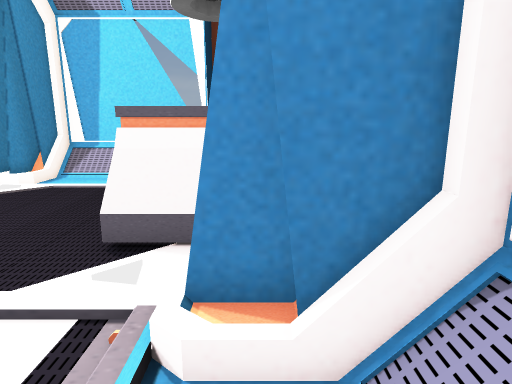
View 1 (above)

17 first-person views from a walk through a 3-D level made in the Unity game engine. The camera is 1.2 m above the floor, tilts 12° down and sees 75° across. Doors are open. The floor is counted in squares, 0.45 m on a side. Each view is taken from the middle of a square. On the plan, view 1 faces up. The plan holds only what a view shows up to about 20 squares ahead; the rest is blank. The place goes on beyond the plan. The player character is not drawn. Some surface patterns are stand-ins.

View 2
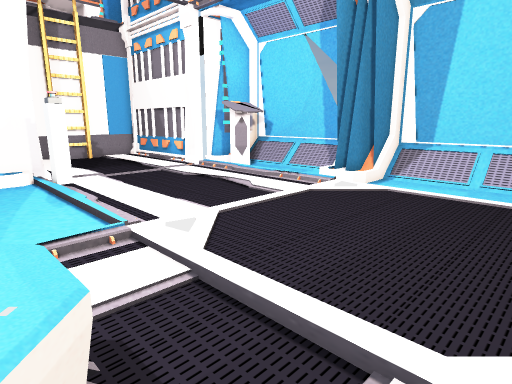

View 3
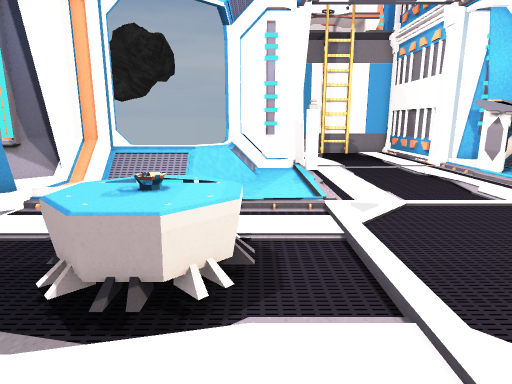

View 4
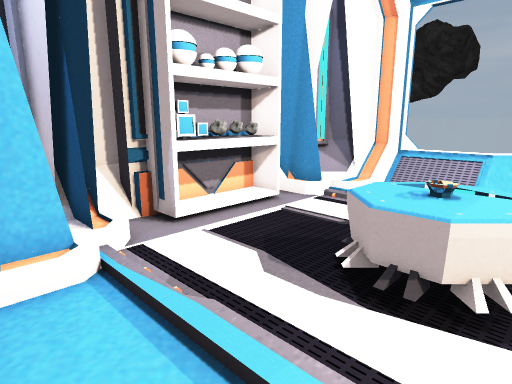

View 5
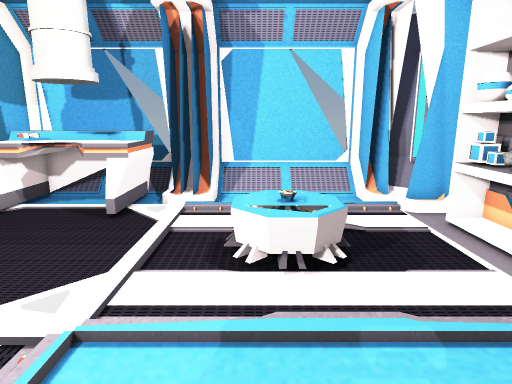

View 6
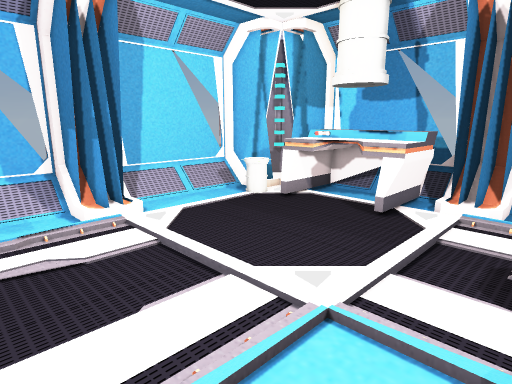

View 7
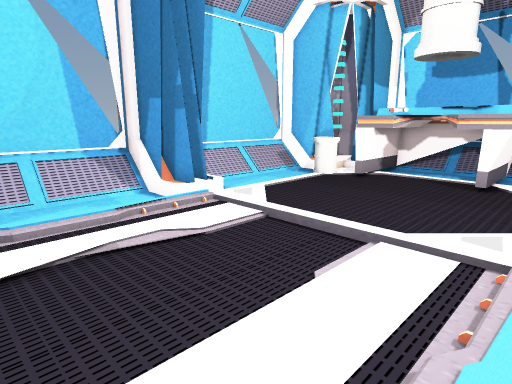

View 8
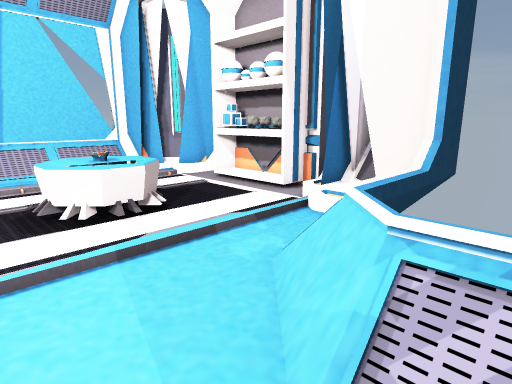

View 9
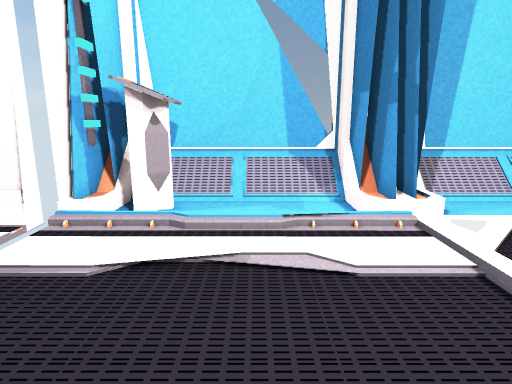

View 10
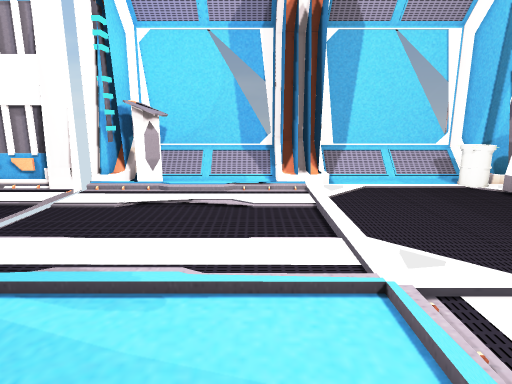

View 11
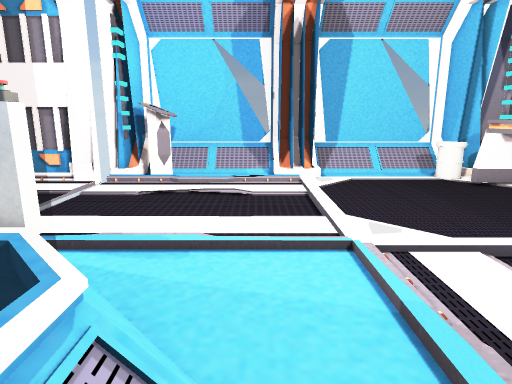

View 12
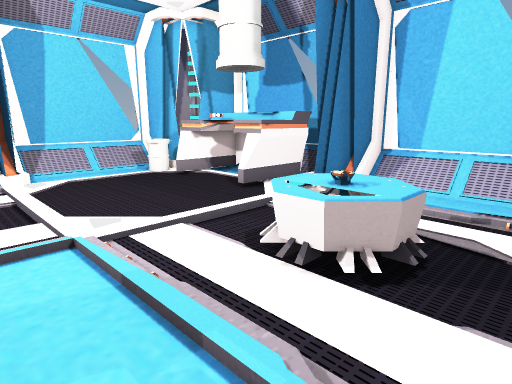

View 13
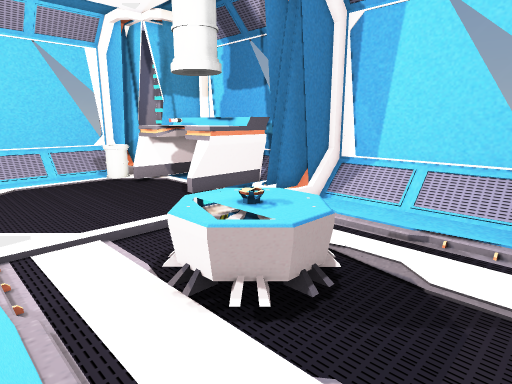

View 14
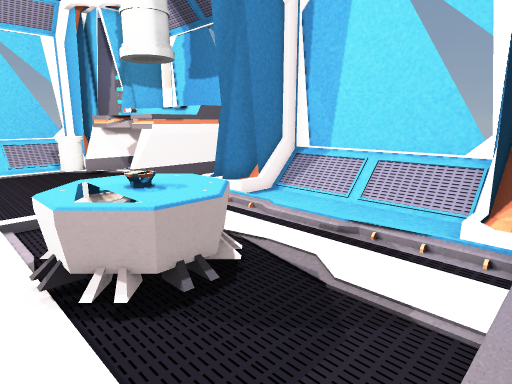

View 15
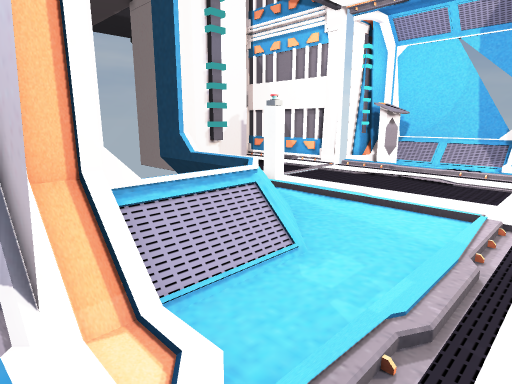

View 16
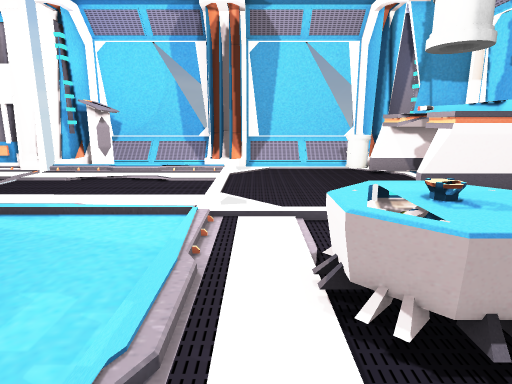

View 17
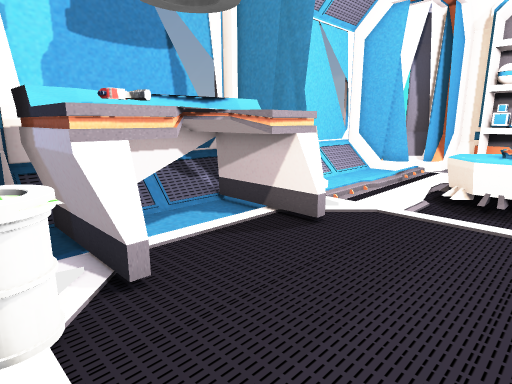

### Floor plan
Key: @ floor where view 1 was taken; # wall or solid block; . main floor; : floor 0.25 m higher than the main floor; / step, stairs or slope; D open door; = window, fence, low wall or low ledge; C console; P projector; S shelf; I pistol; B bin; O other object.
Columns run from 21 left of view 1 to 2 right of it. Each row starts with its distance up from view 1.
 17  ######### #########
 16  #CC ////###///////#
 15 ##CCC....###.......##
 14 DDCCC....///.....BB###
 13 DD...............BB. ###
 12 DD................OOOOO#
 11 DD................OOIOO#
 10 DD......../........OOOO#
  9 DD......../........OOOO#
  8 DD......../........OOOO#
  7 DD................OOOOO#
  6 DD................OOOO##
  5 DDO................./###
  4 ##/...........///.../##
  3  #/................./###
  2  #/////.............../#
  1  ##////.......P O...../#
  0  ##  ==//.....O  ....@/#
 -1       =//.....O O...../#
 -2        //............./#
 -3        //............./#
 -4       ##///..........###
 -5       ####:.........###
 -6         ####.SSSSS.##
 -7           ##=SSSSS.##
 -8            #########

Where each view was taken, in squares from view 1:
view 1: 0 up, 0 right, facing up
view 2: 1 up, 3 left, facing up-left
view 3: 2 up, 0 right, facing left
view 4: 2 up, 1 right, facing down-left
view 5: 1 up, 16 left, facing right
view 6: 1 up, 16 left, facing up-right
view 7: 4 up, 18 left, facing up-right
view 8: 4 up, 17 left, facing down-right
view 9: 5 up, 15 left, facing up
view 10: 1 down, 13 left, facing up
view 11: 3 down, 13 left, facing up
view 12: 4 down, 13 left, facing up-right
view 13: 5 down, 11 left, facing up-right
view 14: 6 down, 9 left, facing up-right
view 15: 6 down, 9 left, facing up-left
view 16: 5 down, 9 left, facing up
view 17: 14 up, 8 left, facing down-right
